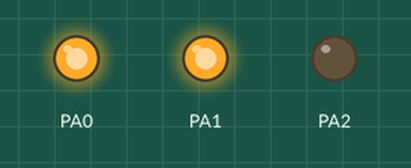
Bench run of a program on a simulated ATmega32, built with avr-gcc and emulated at 1 MHz (the files do not name the chip). Parts: output pins drawn as LEDs (lit = HIGH).

Above: at 0.3 s.
At 1.4 s:
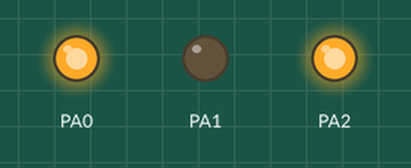
At 2.0 s:
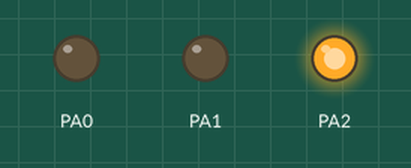
At 2.5 s:
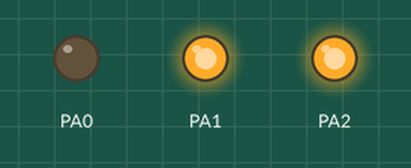
At 4.2 s:
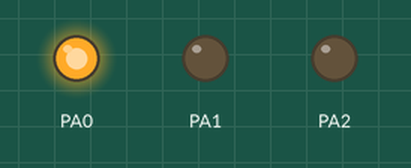
At 6.3 s:
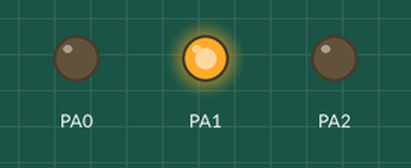
Timing chart, 0 to 7.6 s (numbered marks = the images above):
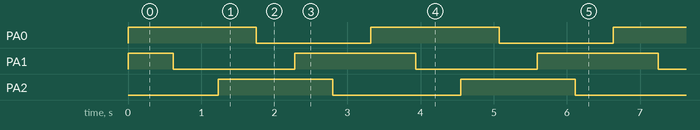

The program:

main.c
```c
/*
 * main.c
 *
 *  Created on: Sep 16, 2023
 *      Author: YOGA 640
 */

#include  "../LIB/STD_TYPES.h"
#include  "../LIB/BIT_MATH.h"
#include  "../LIB/ERROR_STATE.h"

#include  "../MCAL/DIO/DIO_Interface.h"

#include  "../HAL/LED_Interface.h"
#include  "../HAL/LED_Config.h"


#include "util/delay.h"

extern LED_t LED_AStrConfig[LED_NUM] ;

int main()
{

	LED_enuInitialize(LED_AStrConfig);

	while(1)
	{
		LED_enuTurn_LED_ON(&LED_AStrConfig[0]);
		_delay_ms(400);
		LED_enuTurn_LED_ON(&LED_AStrConfig[1]);
		_delay_ms(400);
		LED_enuTurn_LED_ON(&LED_AStrConfig[2]);
		_delay_ms(400);
		LED_enuTurn_LED_OFF(&LED_AStrConfig[0]);
		_delay_ms(400);
		LED_enuTurn_LED_OFF(&LED_AStrConfig[1]);
		_delay_ms(400);
		LED_enuTurn_LED_OFF(&LED_AStrConfig[2]);
		_delay_ms(400);

	}


	return  0;
}
```

LED_Config.c
```c
/******************************************************/
/******************************************************/
/**************   Author: Doaa Tawfik   ***************/
/**************   Layer:  HAL           ***************/
/**************   SWC:    LED           ***************/
/**************   Version: 2.00         ***************/
/******************************************************/
/******************************************************/


#include  "../LIB/STD_TYPES.h"
#include  "../LIB/ERROR_STATE.h"
#include  "../LIB/BIT_MATH.h"

#include  "../MCAL/DIO/DIO_Interface.h"

#include  "LED_Config.h"
#include  "LED_Private.h"
#include  "LED_Interface.h"


LED_t LED_AStrConfig[LED_NUM] ={
		{DIO_PORTA , DIO_PIN0 , LED_SOURCE},
		{DIO_PORTA , DIO_PIN1 , LED_SINK},
		{DIO_PORTA , DIO_PIN2 , LED_SOURCE}
};
```

LED_Config.h
```c
/******************************************************/
/******************************************************/
/**************   Author: Doaa Tawfik   ***************/
/**************   Layer:  HAL           ***************/
/**************   SWC:    LED           ***************/
/**************   Version: 2.00         ***************/
/******************************************************/
/******************************************************/


#ifndef  LED_CONFIG_H_
#define  LED_CONFIG_H_


#define     LED_NUM       3

typedef struct
{
	u8 LED_u8Port_ID;
	u8 LED_u8Pin_ID;
	u8 LED_u8Pin_Connection;
}LED_t;


#endif
```

LED_Config.c
```c
/******************************************************/
/******************************************************/
/**************   Author: Doaa Tawfik   ***************/
/**************   Layer:  HAL           ***************/
/**************   SWC:    LED           ***************/
/**************   Version: 2.00         ***************/
/******************************************************/
/******************************************************/


#include  "../LIB/STD_TYPES.h"
#include  "../LIB/ERROR_STATE.h"
#include  "../LIB/BIT_MATH.h"

#include  "../MCAL/DIO/DIO_Interface.h"

#include  "LED_Config.h"
#include  "LED_Private.h"
#include  "LED_Interface.h"


LED_t LED_AStrConfig[LED_NUM] ={
		{DIO_PORTA , DIO_PIN0 , LED_SOURCE},
		{DIO_PORTA , DIO_PIN1 , LED_SINK},
		{DIO_PORTA , DIO_PIN2 , LED_SOURCE}
};
```

LED_Config.h
```c
/******************************************************/
/******************************************************/
/**************   Author: Doaa Tawfik   ***************/
/**************   Layer:  HAL           ***************/
/**************   SWC:    LED           ***************/
/**************   Version: 2.00         ***************/
/******************************************************/
/******************************************************/


#ifndef  LED_CONFIG_H_
#define  LED_CONFIG_H_


#define     LED_NUM       3

typedef struct
{
	u8 LED_u8Port_ID;
	u8 LED_u8Pin_ID;
	u8 LED_u8Pin_Connection;
}LED_t;


#endif
```

LED_Config.c
```c
/******************************************************/
/******************************************************/
/**************   Author: Doaa Tawfik   ***************/
/**************   Layer:  HAL           ***************/
/**************   SWC:    LED           ***************/
/**************   Version: 2.00         ***************/
/******************************************************/
/******************************************************/


#include  "../LIB/STD_TYPES.h"
#include  "../LIB/ERROR_STATE.h"
#include  "../LIB/BIT_MATH.h"

#include  "../MCAL/DIO/DIO_Interface.h"

#include  "LED_Config.h"
#include  "LED_Private.h"
#include  "LED_Interface.h"


LED_t LED_AStrConfig[LED_NUM] ={
		{DIO_PORTA , DIO_PIN0 , LED_SOURCE},
		{DIO_PORTA , DIO_PIN1 , LED_SINK},
		{DIO_PORTA , DIO_PIN2 , LED_SOURCE}
};
```

LED_Config.h
```c
/******************************************************/
/******************************************************/
/**************   Author: Doaa Tawfik   ***************/
/**************   Layer:  HAL           ***************/
/**************   SWC:    LED           ***************/
/**************   Version: 2.00         ***************/
/******************************************************/
/******************************************************/


#ifndef  LED_CONFIG_H_
#define  LED_CONFIG_H_


#define     LED_NUM       3

typedef struct
{
	u8 LED_u8Port_ID;
	u8 LED_u8Pin_ID;
	u8 LED_u8Pin_Connection;
}LED_t;


#endif
```

LED_Config.c
```c
/******************************************************/
/******************************************************/
/**************   Author: Doaa Tawfik   ***************/
/**************   Layer:  HAL           ***************/
/**************   SWC:    LED           ***************/
/**************   Version: 2.00         ***************/
/******************************************************/
/******************************************************/


#include  "../../LIB/STD_TYPES.h"
#include  "../../LIB/ERROR_STATE.h"
#include  "../../LIB/BIT_MATH.h"

#include  "../../MCAL/DIO/DIO_Interface.h"

#include  "LED_Config.h"
#include  "LED_Private.h"
#include  "LED_Interface.h"


LED_t LED_AStrConfig[LED_NUM] = {
		{DIO_PORTA , DIO_PIN0 , LED_SOURCE},
		{DIO_PORTA , DIO_PIN2 , LED_SOURCE}
};
```

LED_Config.h
```c
/******************************************************/
/******************************************************/
/**************   Author: Doaa Tawfik   ***************/
/**************   Layer:  HAL           ***************/
/**************   SWC:    LED           ***************/
/**************   Version: 2.00         ***************/
/******************************************************/
/******************************************************/


#ifndef  LED_CONFIG_H_
#define  LED_CONFIG_H_


#define     LED_NUM       2

typedef struct
{
	u8 LED_u8Port_ID;
	u8 LED_u8Pin_ID;
	u8 LED_u8Pin_Connection;
}LED_t;


#endif
```

LED_Interface.h
```c
/******************************************************/
/******************************************************/
/**************   Author: Doaa Tawfik   ***************/
/**************   Layer:  HAL           ***************/
/**************   SWC:    LED           ***************/
/**************   Version: 2.00         ***************/
/******************************************************/
/******************************************************/


#ifndef  LED_INTERFACE_H_
#define  LED_INTERFACE_H_

#include "../LIB/ERROR_STATE.h"
#include "LED_Config.h"


ES_t  LED_enuInitialize(LED_t *Copy_PStrLEDConfig);


ES_t  LED_enuTurn_LED_ON(LED_t *Copy_PArrLED_ID);

ES_t  LED_enuTurn_LED_OFF(LED_t *Copy_PArrLED_ID);


#endif
```

LED_Program.c
```c
/******************************************************/
/******************************************************/
/**************   Author: Doaa Tawfik   ***************/
/**************   Layer:  HAL           ***************/
/**************   SWC:    LED           ***************/
/**************   Version: 2.00         ***************/
/******************************************************/
/******************************************************/


#include "../LIB/STD_TYPES.h"
#include "../LIB/ERROR_STATE.h"
#include "../LIB/BIT_MATH.h"

#include "LED_Private.h"
#include "LED_Config.h"

#include "../MCAL/DIO/DIO_Interface.h"


/*****************************************************************************/
/*****************************************************************************/
/** Function Name   : LED_enuInitialize.                                    **/
/** Return Type     : Error_State enum.                                     **/
/** Arguments       : Copy_PStrLEDConfig.                                   **/
/** Functionality   : Initializing Leds                                     **/
/*This function take a pointer to struct of type LED_t & we use this        **/
/*pointer to access array elements & set direction of this led......        **/
/*****************************************************************************/
/*****************************************************************************/
/*****************************************************************************/

ES_t  LED_enuInitialize(LED_t *Copy_PStrLEDConfig)
{
	ES_t Local_enuErrorState   = ES_NOK;

	if(Copy_PStrLEDConfig != NULL)
	{
		u8 Local_u8Iterator;

		for(Local_u8Iterator = 0 ; Local_u8Iterator < LED_NUM ; Local_u8Iterator++)
		{

			if((Copy_PStrLEDConfig[Local_u8Iterator].LED_u8Port_ID >= DIO_PORTA) && ( Copy_PStrLEDConfig[Local_u8Iterator].LED_u8Port_ID <= DIO_PORTD))
			{
				if((Copy_PStrLEDConfig[Local_u8Iterator].LED_u8Pin_ID >= DIO_PIN0) && ( Copy_PStrLEDConfig[Local_u8Iterator].LED_u8Pin_ID <= DIO_PIN7))
				{
					if(Copy_PStrLEDConfig[Local_u8Iterator].LED_u8Pin_Connection == LED_SOURCE)
					{
						Local_enuErrorState  = DIO_enuSetPinDirection(Copy_PStrLEDConfig[Local_u8Iterator].LED_u8Port_ID , Copy_PStrLEDConfig[Local_u8Iterator].LED_u8Pin_ID , OUTPUT);
						Local_enuErrorState |= DIO_enuSetPinValue(Copy_PStrLEDConfig[Local_u8Iterator].LED_u8Port_ID , Copy_PStrLEDConfig[Local_u8Iterator].LED_u8Pin_ID , LOW);
					}
					else if(Copy_PStrLEDConfig[Local_u8Iterator].LED_u8Pin_Connection == LED_SINK)
					{
						Local_enuErrorState  = DIO_enuSetPinDirection(Copy_PStrLEDConfig[Local_u8Iterator].LED_u8Port_ID , Copy_PStrLEDConfig[Local_u8Iterator].LED_u8Pin_ID , OUTPUT);
						Local_enuErrorState |= DIO_enuSetPinValue(Copy_PStrLEDConfig[Local_u8Iterator].LED_u8Port_ID , Copy_PStrLEDConfig[Local_u8Iterator].LED_u8Pin_ID , HIGH);

					}
					else
					{
						Local_enuErrorState = ES_OUT_OF_RANGE;
					}
				}
				else
				{
					Local_enuErrorState = ES_OUT_OF_RANGE;

				}

			}
			else
			{
				Local_enuErrorState = ES_OUT_OF_RANGE;

			}
		}
	}
	else
	{
		Local_enuErrorState = ES_NULL_POINTER;
	}

	return  Local_enuErrorState;
}


/*****************************************************************************/
/*****************************************************************************/
/** Function Name   : LED_enuTurn_LED_ON.                                   **/
/** Return Type     : Error_State enum.                                     **/
/** Arguments       : Copy_PArrLED_ID.                                      **/
/** Functionality   : Turn led on                                           **/
/*This function take a pointer to array element(Desired led)                **/
/*& we use it to turn the desired led on(source/sink)                       **/
/*****************************************************************************/
/*****************************************************************************/
/*****************************************************************************/

ES_t  LED_enuTurn_LED_ON(LED_t *Copy_PArrLED_ID)
{
	ES_t Local_enuErrorState   = ES_NOK;

	if(Copy_PArrLED_ID != NULL)
	{
		if(Copy_PArrLED_ID->LED_u8Pin_Connection == LED_SOURCE)
		{
			Local_enuErrorState = DIO_enuSetPinValue(Copy_PArrLED_ID->LED_u8Port_ID , Copy_PArrLED_ID->LED_u8Pin_ID , HIGH);
		}
		else if(Copy_PArrLED_ID->LED_u8Pin_Connection == LED_SINK)
		{
			Local_enuErrorState = DIO_enuSetPinValue(Copy_PArrLED_ID->LED_u8Port_ID , Copy_PArrLED_ID->LED_u8Pin_ID , LOW);
		}
		else
		{
			Local_enuErrorState = ES_OUT_OF_RANGE;
		}
	}
	else
	{
		Local_enuErrorState = ES_NULL_POINTER;
	}

	return  Local_enuErrorState;
}


/*****************************************************************************/
/*****************************************************************************/
/** Function Name   : LED_enuTurn_LED_OFF.                                  **/
/** Return Type     : Error_State enum.                                     **/
/** Arguments       : Copy_PArrLED_ID.                                      **/
/** Functionality   : Turn led off                                          **/
/*This function take a pointer to array element(Desired led)                **/
/*& we use it to turn the desired led off(source/sink)                      **/
/*****************************************************************************/
/*****************************************************************************/
/*****************************************************************************/

ES_t  LED_enuTurn_LED_OFF(LED_t *Copy_PArrLED_ID)
{
	ES_t Local_enuErrorState   = ES_NOK;

	if(Copy_PArrLED_ID != NULL)
	{
		if(Copy_PArrLED_ID->LED_u8Pin_Connection == LED_SOURCE)
		{
			Local_enuErrorState = DIO_enuSetPinValue(Copy_PArrLED_ID->LED_u8Port_ID , Copy_PArrLED_ID->LED_u8Pin_ID , LOW);
		}
		else if(Copy_PArrLED_ID->LED_u8Pin_Connection == LED_SINK)
		{
			Local_enuErrorState = DIO_enuSetPinValue(Copy_PArrLED_ID->LED_u8Port_ID , Copy_PArrLED_ID->LED_u8Pin_ID , HIGH);
		}
		else
		{
			Local_enuErrorState = ES_OUT_OF_RANGE;
		}
	}
	else
	{
		Local_enuErrorState = ES_NULL_POINTER;
	}

	return  Local_enuErrorState;
}
```

LED_Interface.h
```c
/******************************************************/
/******************************************************/
/**************   Author: Doaa Tawfik   ***************/
/**************   Layer:  HAL           ***************/
/**************   SWC:    LED           ***************/
/**************   Version: 2.00         ***************/
/******************************************************/
/******************************************************/


#ifndef  LED_INTERFACE_H_
#define  LED_INTERFACE_H_

#include "../LIB/ERROR_STATE.h"
#include "LED_Config.h"


ES_t  LED_enuInitialize(LED_t *Copy_PStrLEDConfig);


ES_t  LED_enuTurn_LED_ON(LED_t *Copy_PArrLED_ID);

ES_t  LED_enuTurn_LED_OFF(LED_t *Copy_PArrLED_ID);


#endif
```

LED_Interface.h
```c
/******************************************************/
/******************************************************/
/**************   Author: Doaa Tawfik   ***************/
/**************   Layer:  HAL           ***************/
/**************   SWC:    LED           ***************/
/**************   Version: 2.00         ***************/
/******************************************************/
/******************************************************/


#ifndef  LED_INTERFACE_H_
#define  LED_INTERFACE_H_

#include "../LIB/ERROR_STATE.h"
#include "LED_Config.h"


ES_t  LED_enuInitialize(LED_t *Copy_PStrLEDConfig);


ES_t  LED_enuTurn_LED_ON(LED_t *Copy_PArrLED_ID);

ES_t  LED_enuTurn_LED_OFF(LED_t *Copy_PArrLED_ID);


#endif
```

LED_Interface.h
```c
/******************************************************/
/******************************************************/
/**************   Author: Doaa Tawfik   ***************/
/**************   Layer:  HAL           ***************/
/**************   SWC:    LED           ***************/
/**************   Version: 2.00         ***************/
/******************************************************/
/******************************************************/


#ifndef  LED_INTERFACE_H_
#define  LED_INTERFACE_H_

#include "../../LIB/ERROR_STATE.h"
#include "LED_Config.h"


ES_t  LED_enuInitialize(LED_t *Copy_PStrLEDConfig);


ES_t  LED_enuTurn_LED_ON(LED_t *Copy_PArrLED_ID);

ES_t  LED_enuTurn_LED_OFF(LED_t *Copy_PArrLED_ID);


#endif
```

LED_Private.h
```c
/******************************************************/
/******************************************************/
/**************   Author: Doaa Tawfik   ***************/
/**************   Layer:  HAL           ***************/
/**************   SWC:    LED           ***************/
/**************   Version: 2.00         ***************/
/******************************************************/
/******************************************************/


#ifndef  LED_PRIVATE_H_
#define  LED_PRIVATE_H_


#define   LED_SOURCE          3
#define   LED_SINK            4


#endif
```

LED_Private.h
```c
/******************************************************/
/******************************************************/
/**************   Author: Doaa Tawfik   ***************/
/**************   Layer:  HAL           ***************/
/**************   SWC:    LED           ***************/
/**************   Version: 2.00         ***************/
/******************************************************/
/******************************************************/


#ifndef  LED_PRIVATE_H_
#define  LED_PRIVATE_H_


#define   LED_SOURCE          3
#define   LED_SINK            4


#endif
```

BIT_MATH.h
```c
/*****************************************************/
/*****************************************************/
/**************   Author: Doaa Tawfik  ***************/
/**************   Layer: LIBRARY       ***************/
/**************   Version: 1.00        ***************/
/*****************************************************/
/*****************************************************/
#ifndef BIT_MATH_H_
#define BIT_MATH_H_

#define SET_BIT(VAR , BIT_NUM) (VAR|=(1<<BIT_NUM))
#define CLEAR_BIT(VAR , BIT_NUM) (VAR&=(~(1<<BIT_NUM)))
#define TOGGLE_BIT(VAR , BIT_NUM) (VAR^=(1<<BIT_NUM))
#define GET_BIT(VAR , BIT_NUM) (1&(VAR>>BIT_NUM))

#endif
```

ERROR_STATE.h
```c
#ifndef ERROR_STATE_H_
#define ERROR_STATE_H_

typedef enum
{
	ES_NOK ,
	ES_OK ,
	ES_NULL_POINTER,
	ES_OUT_OF_RANGE
}ES_t;


#endif
```

DIO_Config.h
```c
/******************************************************/
/******************************************************/
/**************   Author: Doaa Tawfik   ***************/
/**************   Layer:  MCAL          ***************/
/**************   SWC:    DIO           ***************/
/**************   Version: 2.00         ***************/
/******************************************************/
/******************************************************/


#ifndef  DIO_CONFIG_H_
#define  DIO_CONFIG_H_


#endif
```

Source omitted: LED_Program.c (6235 bytes), LED_Program.c (6235 bytes), LED_Program.c (6306 bytes), STD_TYPES.h (822 bytes), DIO_Interface.h (1615 bytes), DIO_Private.h (1190 bytes), DIO_Program.c (15345 bytes), DIO_Register.h (1017 bytes), LED_Private.h (584 bytes)

Measured:
- by itself, PA0: alternates HIGH for 1.8 s and LOW for 1.6 s
- by itself, PA1: repeats every 3.3 s: LOW 1.7 s, HIGH 1.7 s
- by itself, PA2: alternates HIGH for 1.6 s and LOW for 1.8 s
